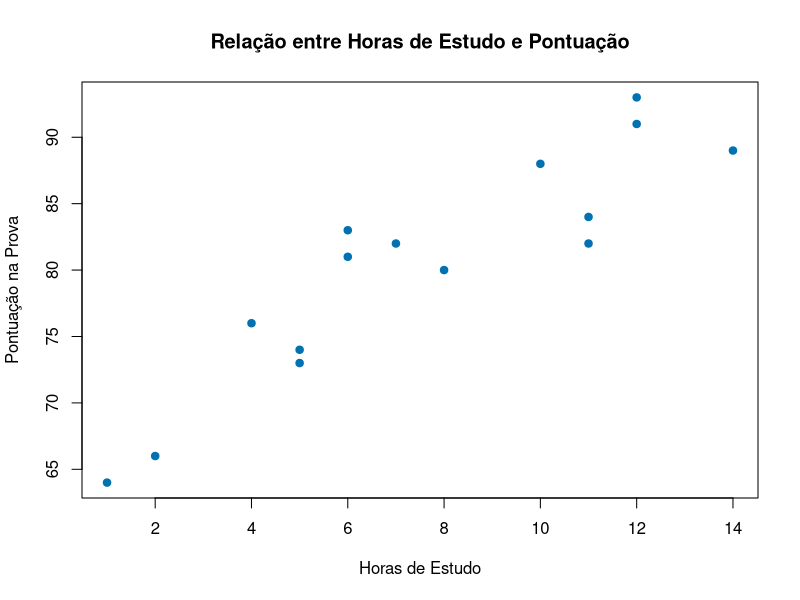
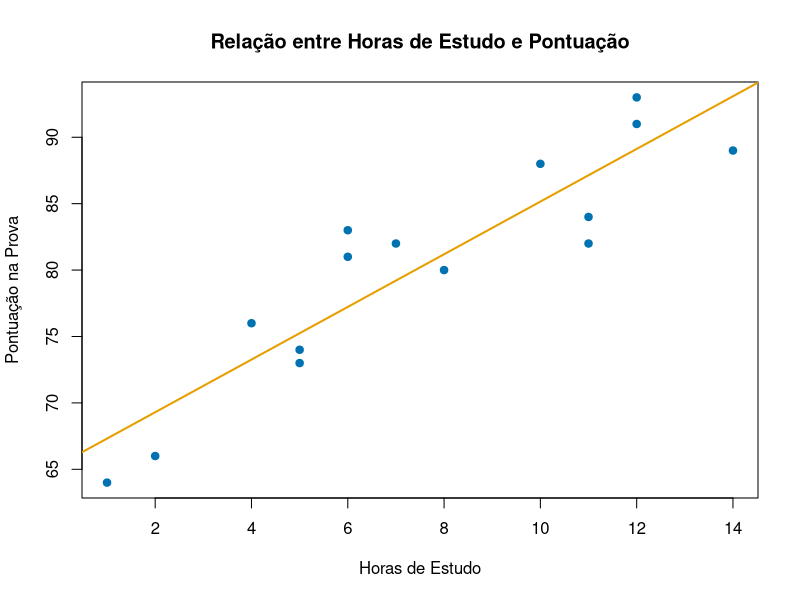
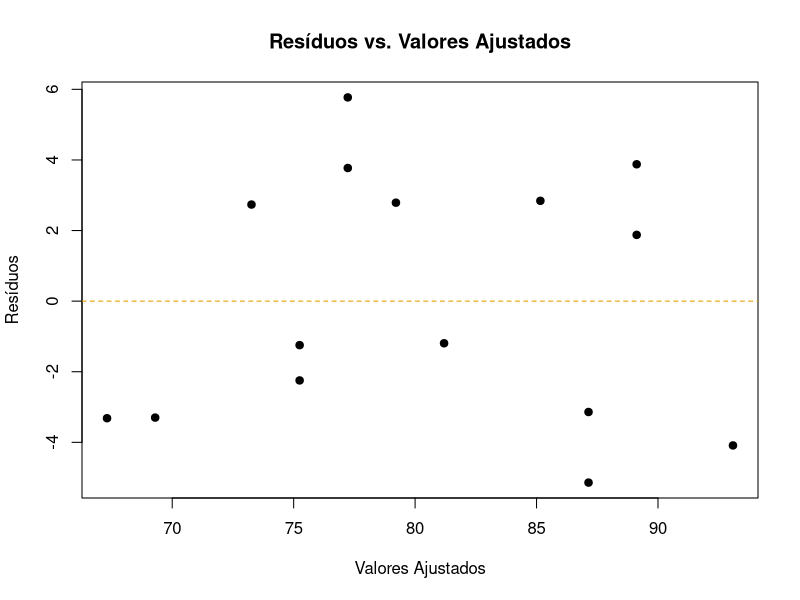

Here is the R script that generated these plots, in order:
## ---- chunk 1
df <- data.frame(
  hours = c(1, 2, 4, 5, 5, 6, 6, 7, 8, 10, 11, 11, 12, 12, 14),
  score = c(64, 66, 76, 73, 74, 81, 83, 82, 80, 88, 84, 82, 91, 93, 89)
)

head(df)
## ---- chunk 2
plot(df$hours, df$score,
     main = "Relação entre Horas de Estudo e Pontuação",
     xlab = "Horas de Estudo",
     ylab = "Pontuação na Prova",
     pch = 19, # Tipo de ponto
     col = "#0072B2") # Cor dos pontos
## ---- chunk 3
model <- lm(score ~ hours, data = df)
## ---- chunk 4
# Exibir o resumo do modelo
summary(model)
## ---- chunk 5
#gráfico de dispersão
plot(df$hours, df$score,
     main = "Relação entre Horas de Estudo e Pontuação",
     xlab = "Horas de Estudo",
     ylab = "Pontuação na Prova",
     pch = 19,
     col = "#0072B2")

abline(model, col = "#E69F00", lwd = 2) # lwd é a espessura da linha
## ---- chunk 6
new_hours <- data.frame(hours = c(9, 19))

predicted_scores <- predict(model, newdata = new_hours)

print(paste("Previsão para 9 horas de estudo:", round(predicted_scores[1], 2)))
print(paste("Previsão para 19 horas de estudo:", round(predicted_scores[2], 2)))
## ---- chunk 7
summary(model)$r.squared
## ---- chunk 8
#resíduos vs. valores ajustados
plot(model$fitted.values, model$residuals,
     main = "Resíduos vs. Valores Ajustados",
     xlab = "Valores Ajustados",
     ylab = "Resíduos",
     pch = 19)

# Adicionar uma linha horizontal em y=0
abline(h = 0, col = "#E69F00", lty = 2) 
